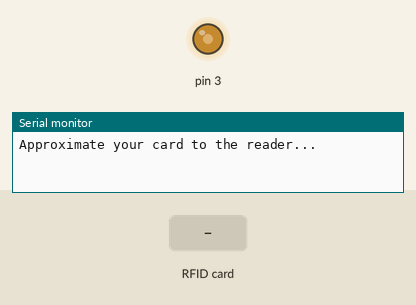
Simulated run of this sketch. Board: Arduino Uno, built with avr-gcc and run on an emulated ATmega328P. Parts: output pins drawn as LEDs (lit = HIGH), the last lines printed to the serial monitor. Inputs (shaded band) come from the test bench. Pins used as bus, display or sensor lines are not drawn.

Above: at 1.2 s.
1.3 s: RFID card 93 7E 29 1A held to the reader
At 4.1 s:
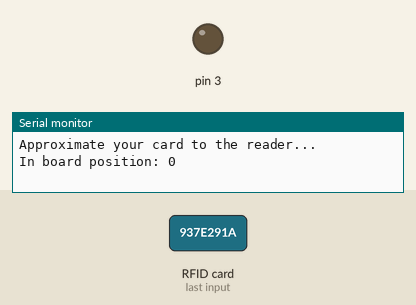
4.3 s: RFID card 7D FF 7D 9B held to the reader
At 5.2 s:
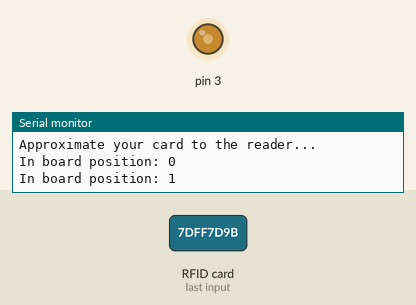
7.3 s: RFID card CD BD 7D 9B held to the reader
At 10.2 s:
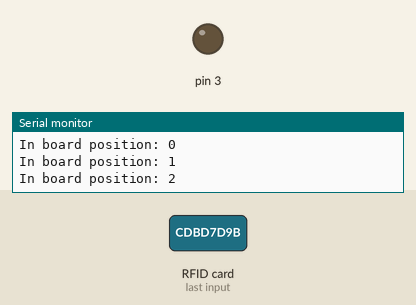
Timing chart, 0 to 11.7 s (numbered marks = the images above; inputs shaded):
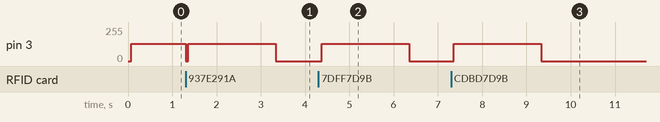

Measured:
- after the input at 1.3 s, pin 3: 128/255 → 0/255 after 0.00 s instead of 0.78 s
- after the input at 4.3 s, pin 3: 0/255 → 128/255 after 0.07 s, → 0/255 2.0 s later
- after the input at 7.3 s, pin 3: 0/255 → 128/255 after 0.06 s, → 0/255 2.0 s later

The sketch:

toyReader.ino.ino
```cpp
/*
 *
 * All the resources for this project: http://randomnerdtutorials.com/
 * Modified by Rui Santos
 *
 * Created by FILIPEFLOP
 *
 */

#include <SPI.h>
#include <MFRC522.h>

#define SS_PIN 10
#define RST_PIN 9
MFRC522 mfrc522(SS_PIN, RST_PIN);   // Create MFRC522 instance.
using namespace std;

String zero = "93 7E 29 1A";
String one = "7D FF 7D 9B";
String two = "CD BD 7D 9B";
String three = "DD C8 79 9B";
String four = "9D 8F FE 96";
String five = "6D EB 76 9B";
String six = "CD D6 7D 9B";
String seven = "8D 2B 75 9B";
String eight = "3D 87 79 9B";

String board[9] = {zero, one, two, three, four, five, six, seven, eight};

bool s = true;
bool s1 = true;
unsigned long t;

void setup()
{
  Serial.begin(9600);   // Initiate a serial communication
  SPI.begin();      // Initiate  SPI bus
  mfrc522.PCD_Init();   // Initiate MFRC522
  pinMode(3, OUTPUT);
  Serial.println("Approximate your card to the reader...");
  Serial.println();

}
void loop()
{
  // Look for new cards
  if ( ! mfrc522.PICC_IsNewCardPresent())
  {
    if (s){
      analogWrite(3, 128);
    }
    if (s1){
      t = millis();
      s1 = false;
    }
    if (millis() - t > 2000) {
      analogWrite(3, 0);
    }
    s = true;
    return;
  } else {
    s = false;
    s1 = true;
    analogWrite(3, 0);
  }

  // Select one of the cards
  if ( ! mfrc522.PICC_ReadCardSerial())
  {
    return;
  }
  //Show UID on serial monitor
//  Serial.print("UID tag :");
  String content= "";
  byte letter;
  for (byte i = 0; i < mfrc522.uid.size; i++)
  {
//     Serial.print(mfrc522.uid.uidByte[i] < 0x10 ? " 0" : " ");
//     Serial.print(mfrc522.uid.uidByte[i], HEX);
     content.concat(String(mfrc522.uid.uidByte[i] < 0x10 ? " 0" : " "));
     content.concat(String(mfrc522.uid.uidByte[i], HEX));
  }
  content.toUpperCase();

//  Serial.println();
  for (int i = 0; i < 9; i++){
    if(content.substring(1) == board[i]){
      Serial.print("In board position: ");
      Serial.print(i);
      Serial.println();
    }
   }

}
```
